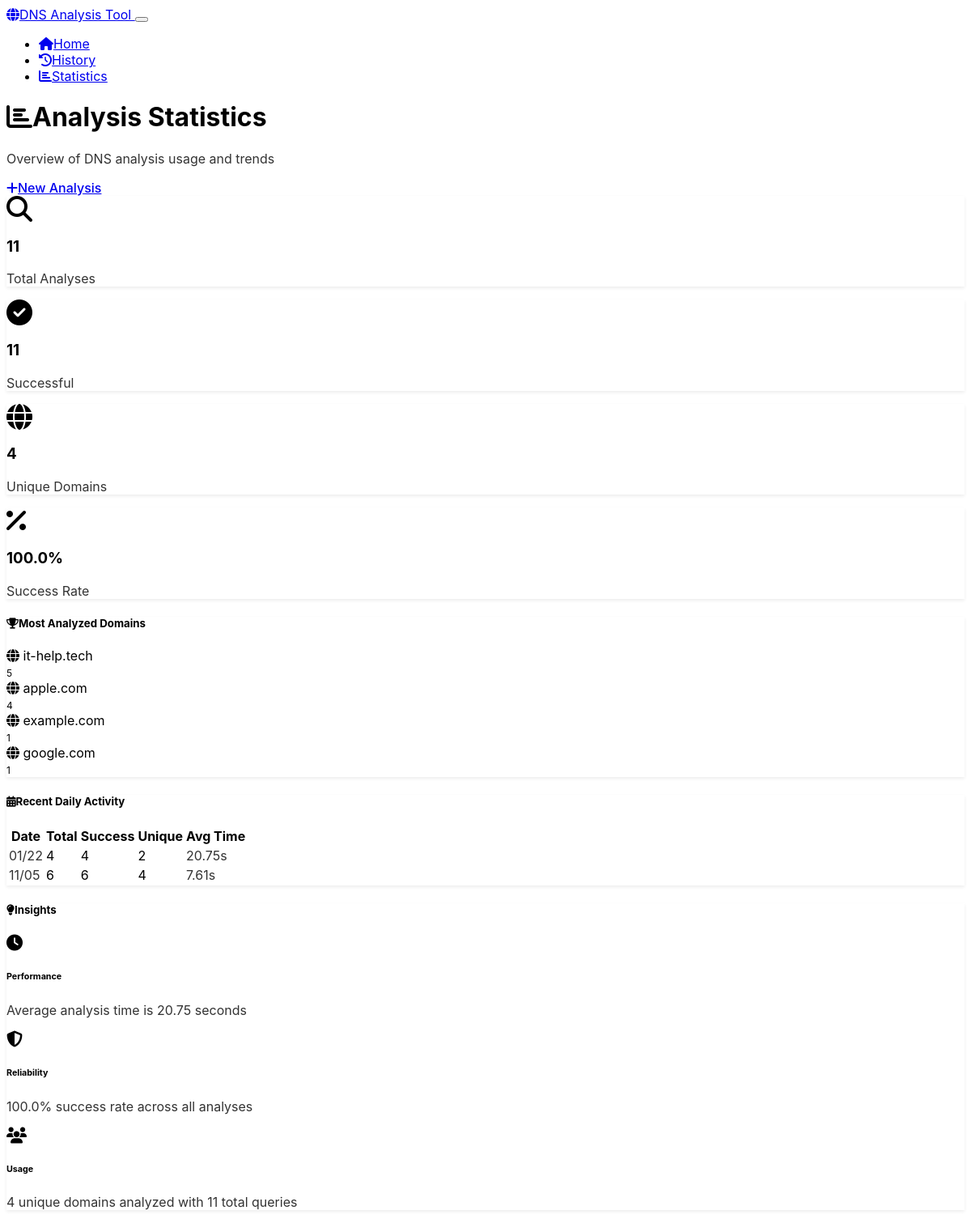
Screenshot of /stats with the database file from the repository.
### app.py (models this page shows, shortened)
class DomainAnalysis(db.Model):
    __tablename__ = 'domain_analyses'
    id = db.Column(db.Integer, primary_key=True)
    domain = db.Column(db.String(255), nullable=False, index=True)
    ascii_domain = db.Column(db.String(255), nullable=False)
    basic_records = db.Column(JSON)
    authoritative_records = db.Column(JSON)
    spf_status = db.Column(db.String(20))
    spf_records = db.Column(JSON)
    dmarc_status = db.Column(db.String(20))
    dmarc_policy = db.Column(db.String(20))
    dmarc_records = db.Column(JSON)
    dkim_status = db.Column(db.String(20))
    dkim_selectors = db.Column(JSON)
    registrar_name = db.Column(db.String(255))
    registrar_source = db.Column(db.String(20))
    analysis_success = db.Column(db.Boolean, default=True)
    error_message = db.Column(db.Text)
    analysis_duration = db.Column(db.Float)  # seconds
    created_at = db.Column(db.DateTime, default=datetime.utcnow, nullable=False)
    updated_at = db.Column(db.DateTime, default=datetime.utcnow, onupdate=datetime.utcnow)

class AnalysisStats(db.Model):
    __tablename__ = 'analysis_stats'
    id = db.Column(db.Integer, primary_key=True)
    date = db.Column(db.Date, nullable=False, unique=True, index=True)
    total_analyses = db.Column(db.Integer, default=0)
    successful_analyses = db.Column(db.Integer, default=0)
    failed_analyses = db.Column(db.Integer, default=0)
    unique_domains = db.Column(db.Integer, default=0)
    avg_analysis_time = db.Column(db.Float, default=0.0)
    created_at = db.Column(db.DateTime, default=datetime.utcnow)
    updated_at = db.Column(db.DateTime, default=datetime.utcnow, onupdate=datetime.utcnow)

### app.py (the view)
@app.route('/stats')
def stats():
    recent_stats = AnalysisStats.query.order_by(
        AnalysisStats.date.desc()
    ).limit(30).all()
    total_analyses = DomainAnalysis.query.count()
    successful_analyses = DomainAnalysis.query.filter_by(analysis_success=True).count()
    unique_domains = db.session.query(DomainAnalysis.domain).distinct().count()
    popular_domains = db.session.query(
        DomainAnalysis.domain,
        db.func.count(DomainAnalysis.id).label('count')
    ).group_by(DomainAnalysis.domain).order_by(
        db.func.count(DomainAnalysis.id).desc()
    ).limit(10).all()
    return render_template('stats.html',
                         recent_stats=recent_stats,
                         total_analyses=total_analyses,
                         successful_analyses=successful_analyses,
                         unique_domains=unique_domains,
                         popular_domains=popular_domains)

### templates/stats.html (shortened to what this page needs)
<!DOCTYPE html>
<html lang="en" data-bs-theme="dark">
<head>
    <link href="https://cdn.replit.com/agent/bootstrap-agent-dark-theme.min.css" rel="stylesheet">
    <link href="https://cdnjs.cloudflare.com/ajax/libs/font-awesome/6.4.0/css/all.min.css" rel="stylesheet">
    <link href="{{ url_for('static', filename='css/custom.css') }}" rel="stylesheet">
</head>
<body>
    <nav class="navbar navbar-expand-lg navbar-dark bg-dark">
        <div class="container">
            <a class="navbar-brand" href="{{ url_for('index') }}">
                <i class="fas fa-globe me-2"></i>DNS Analysis Tool
            </a>
            <button class="navbar-toggler" type="button" data-bs-toggle="collapse" data-bs-target="#navbarNav">
            </button>
            <div class="collapse navbar-collapse" id="navbarNav">
                <ul class="navbar-nav ms-auto">
                    <li class="nav-item">
                        <a class="nav-link" href="{{ url_for('index') }}">
                            <i class="fas fa-home me-1"></i>Home
                        </a>
                    </li>
                    <li class="nav-item">
                        <a class="nav-link" href="{{ url_for('history') }}">
                            <i class="fas fa-history me-1"></i>History
                        </a>
                    </li>
                    <li class="nav-item">
                        <a class="nav-link active" href="{{ url_for('stats') }}">
                            <i class="fas fa-chart-bar me-1"></i>Statistics
                        </a>
                    </li>
                </ul>
            </div>
        </div>
    </nav>
    <div class="container my-4">
        <div class="d-flex justify-content-between align-items-center mb-4">
            <div>
                <h1 class="h3 mb-1">
                    <i class="fas fa-chart-bar me-2"></i>Analysis Statistics
                </h1>
                <p class="text-muted mb-0">Overview of DNS analysis usage and trends</p>
            </div>
            <a href="{{ url_for('index') }}" class="btn btn-primary">
                <i class="fas fa-plus me-2"></i>New Analysis
            </a>
        </div>
        <div class="row mb-4">
            <div class="col-md-3 mb-3">
                <div class="card text-center">
                    <div class="card-body">
                        <i class="fas fa-search fa-2x text-primary mb-2"></i>
                        <h3 class="mb-1">{{ total_analyses }}</h3>
                        <p class="text-muted mb-0">Total Analyses</p>
                    </div>
                </div>
            </div>
            <div class="col-md-3 mb-3">
                <div class="card text-center">
                    <div class="card-body">
                        <i class="fas fa-check-circle fa-2x text-success mb-2"></i>
                        <h3 class="mb-1">{{ successful_analyses }}</h3>
                        <p class="text-muted mb-0">Successful</p>
                    </div>
                </div>
            </div>
            <div class="col-md-3 mb-3">
                <div class="card text-center">
                    <div class="card-body">
                        <i class="fas fa-globe fa-2x text-info mb-2"></i>
                        <h3 class="mb-1">{{ unique_domains }}</h3>
                        <p class="text-muted mb-0">Unique Domains</p>
                    </div>
                </div>
            </div>
            <div class="col-md-3 mb-3">
                <div class="card text-center">
                    <div class="card-body">
                        <i class="fas fa-percentage fa-2x text-warning mb-2"></i>
                        <h3 class="mb-1">
                            {% if total_analyses > 0 %}
                                {{ "%.1f"|format((successful_analyses / total_analyses) * 100) }}%
                            {% else %}
                                0%
                            {% endif %}
                        </h3>
                        <p class="text-muted mb-0">Success Rate</p>
                    </div>
                </div>
            </div>
        </div>
        <div class="row">
            <div class="col-lg-6 mb-4">
                <div class="card">
                    <div class="card-header">
                        <h5 class="mb-0">
                            <i class="fas fa-trophy me-2"></i>Most Analyzed Domains
                        </h5>
                    </div>
                    <div class="card-body">
                        {% if popular_domains %}
                            <div class="list-group list-group-flush">
                                {% for domain, count in popular_domains %}
                                <div class="list-group-item d-flex justify-content-between align-items-center bg-transparent border-0 px-0">
                                    <div class="d-flex align-items-center">
                                        <i class="fas fa-globe text-primary me-2"></i>
                                        <span class="fw-medium">{{ domain }}</span>
                                    </div>
                                    <span class="badge bg-primary rounded-pill">{{ count }}</span>
                                </div>
                                {% endfor %}
                            </div>
                        {% else %}
                            <div class="text-center text-muted py-3">
                                <i class="fas fa-chart-bar fa-2x mb-2"></i>
                                <p class="mb-0">No analysis data available yet</p>
                            </div>
                        {% endif %}
                    </div>
                </div>
            </div>
            <div class="col-lg-6 mb-4">
                <div class="card">
                    <div class="card-header">
                        <h5 class="mb-0">
                            <i class="fas fa-calendar-alt me-2"></i>Recent Daily Activity
                        </h5>
                    </div>
                    <div class="card-body">
                        {% if recent_stats %}
                            <div class="table-responsive">
                                <table class="table table-sm mb-0">
                                    <thead>
                                        <tr>
                                            <th>Date</th>
                                            <th>Total</th>
                                            <th>Success</th>
                                            <th>Unique</th>
                                            <th>Avg Time</th>
                                        </tr>
                                    </thead>
                                    <tbody>
                                        {% for stat in recent_stats[:7] %}
                                        <tr>
                                            <td class="text-muted">
                                                {{ stat.date.strftime('%m/%d') }}
                                            </td>
                                            <td>{{ stat.total_analyses }}</td>
                                            <td>
                                                <span class="text-success">{{ stat.successful_analyses }}</span>
                                            </td>
                                            <td>{{ stat.unique_domains }}</td>
                                            <td class="text-muted">
                                                {% if stat.avg_analysis_time %}
                                                    {{ "%.2f"|format(stat.avg_analysis_time) }}s
                                                {% else %}
                                                    -
                                                {% endif %}
                                            </td>
                                        </tr>
                                        {% endfor %}
                                    </tbody>
                                </table>
                            </div>
                        {% else %}
                            <div class="text-center text-muted py-3">
                                <i class="fas fa-calendar fa-2x mb-2"></i>
                                <p class="mb-0">No daily statistics available yet</p>
                            </div>
                        {% endif %}
                    </div>
                </div>
            </div>
        </div>
        {% if total_analyses > 0 %}
        <div class="row">
            <div class="col-12">
                <div class="card">
                    <div class="card-header">
                        <h5 class="mb-0">
                            <i class="fas fa-lightbulb me-2"></i>Insights
                        </h5>
                    </div>
                    <div class="card-body">
                        <div class="row">
                            <div class="col-md-4 mb-3">
                                <div class="d-flex align-items-center">
                                    <div class="flex-shrink-0">
                                        <i class="fas fa-clock text-info fa-lg"></i>
                                    </div>
                                    <div class="flex-grow-1 ms-3">
                                        <h6 class="mb-1">Performance</h6>
                                        <p class="text-muted mb-0 small">
                                            {% if recent_stats and recent_stats[0].avg_analysis_time %}
                                                Average analysis time is {{ "%.2f"|format(recent_stats[0].avg_analysis_time) }} seconds
                                            {% else %}
                                                Analysis performance data not available
                                            {% endif %}
                                        </p>
                                    </div>
                                </div>
                            </div>
                            <div class="col-md-4 mb-3">
                                <div class="d-flex align-items-center">
                                    <div class="flex-shrink-0">
                                        <i class="fas fa-shield-alt text-success fa-lg"></i>
                                    </div>
                                    <div class="flex-grow-1 ms-3">
                                        <h6 class="mb-1">Reliability</h6>
                                        <p class="text-muted mb-0 small">
                                            {% if total_analyses > 0 %}
                                                {{ "%.1f"|format((successful_analyses / total_analyses) * 100) }}% success rate across all analyses
                                            {% else %}
                                                No reliability data available
                                            {% endif %}
                                        </p>
                                    </div>
                                </div>
                            </div>
                            <div class="col-md-4 mb-3">
                                <div class="d-flex align-items-center">
                                    <div class="flex-shrink-0">
                                        <i class="fas fa-users text-warning fa-lg"></i>
                                    </div>
                                    <div class="flex-grow-1 ms-3">
                                        <h6 class="mb-1">Usage</h6>
                                        <p class="text-muted mb-0 small">
                                            {{ unique_domains }} unique domains analyzed with {{ total_analyses }} total queries
                                        </p>
                                    </div>
                                </div>
                            </div>
                        </div>
                    </div>
                </div>
            </div>
        </div>
        {% endif %}
    </div>
</body>
</html>

### static/css/custom.css (style rules this page uses)
:root { --code-bg: hsl(210, 11%, 15%); --code-border: hsl(210, 11%, 25%); --feature-icon-size: 3rem; }
body { font-family: -apple-system, BlinkMacSystemFont, 'Segoe UI', Roboto, sans-serif; }
.card { border: 1px solid var(--bs-border-color); box-shadow: 0 0.125rem 0.25rem rgba(0, 0, 0, 0.075); }
.card-header { background-color: var(--bs-secondary-bg); border-bottom: 1px solid var(--bs-border-color); }
.badge { font-size: 0.75em; }
.btn { border-radius: 0.375rem; font-weight: 500; }
.text-muted { opacity: 0.8; }

### rows the page displays
DomainAnalysis: domain "it-help.tech", id "5"
DomainAnalysis: domain "example.com", analysis_success "1"
DomainAnalysis: domain "google.com", count "1"
AnalysisStats: date "01/22", total_analyses "4", successful_analyses "4", unique_domains "2", avg_analysis_time "20.75"
AnalysisStats: date "11/05", total_analyses "6", successful_analyses "6", unique_domains "4", avg_analysis_time "7.61"

### other values shown
{{ total_analyses }} "11"
{{ successful_analyses }} "11"
{{ unique_domains }} "4"
{{ "%.1f"|format((successful_analyses / total_analyses) * 100) }} "100.0"
{{ domain }} "apple.com"
{{ count }} "4"
